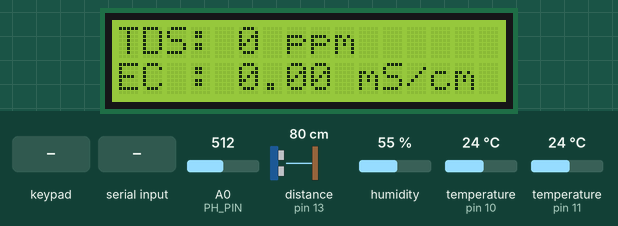
The sketch below on a simulated Arduino Uno, built with avr-gcc and run on an emulated ATmega328P. On the bench: 16×2 character LCD. Wiring (inferred from the names in the program): ultrasonic range finder: trigger pin 12; echo pin 13. The test bench sets the inputs (shaded band); at power-on: distance to the obstacle (sensor on pin 13) 80 cm, humidity 55 %, temperature (sensors on pin 10, pin 11) 24 °C, A0 (PH_PIN) = 512. The echo pulse lasts 58.3 µs per cm; what the sketch prints to the serial monitor is not drawn.

Above: at 2.8 s.
2.9 s: key 'D' pressed
At 3.5 s:
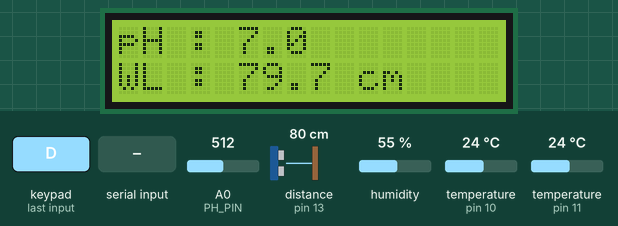
11.8 s: distance to the obstacle (sensor on pin 13) set to 12 cm
At 13.7 s:
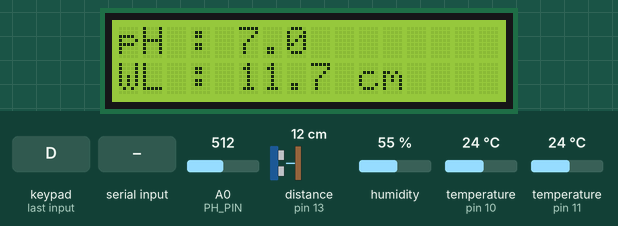
15.3 s: distance to the obstacle (sensor on pin 13) set to 9 cm
At 19.7 s:
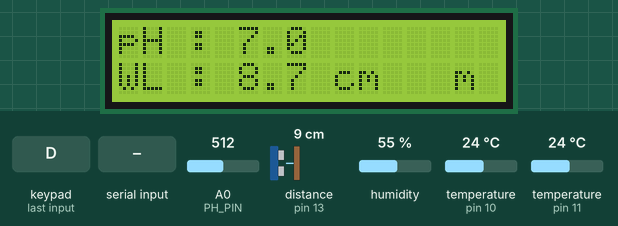
23.7 s: humidity set to 22 %
At 24.6 s:
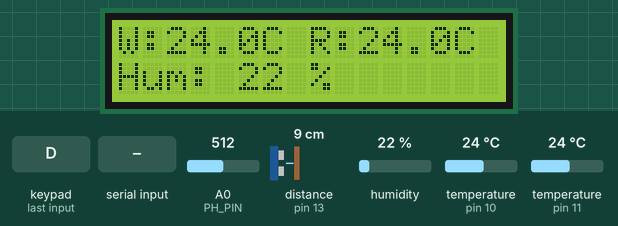
26.3 s: "TDS:90\n" received over the second serial link
At 26.9 s:
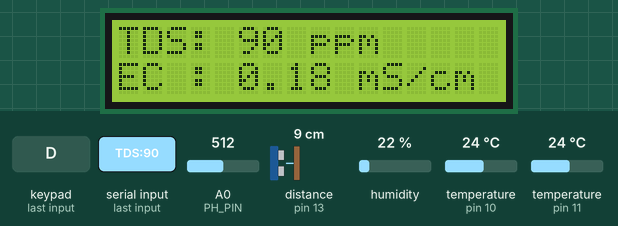
29.2 s: temperature (sensor on pin 10) set to 12 °C
At 31.0 s:
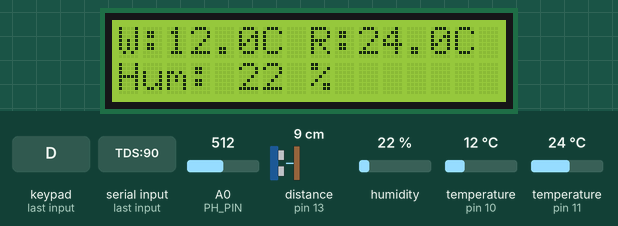
Timing chart, 0 to 32.5 s (numbered marks = the images above; inputs shaded):
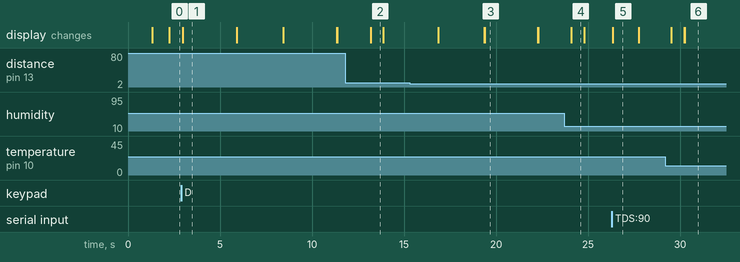

The sketch:

arduino_uno_master.ino
```cpp
// ============================================================================
// NutriFlow Arduino Uno Master Sensor Hub & Keypad LCD UI Firmware
// ============================================================================
// Pins Used:
//   - pH Sensor Probe    : A0 (Analog 5V)
//   - Ultrasonic Trigger : D12
//   - Ultrasonic Echo    : D13
//   - DS18B20 Water Temp : D10 (4.7k resistor to 5V)
//   - DHT11 Room Climate : D11
//   - 16x2 LCD (I2C)     : A4 (SDA), A5 (SCL)
//   - 4x4 Matrix Keypad  : D2-D9
//   - UART to ESP32-S3   : A1 (RX from ESP32 TX0), A2 (TX to ESP32 RX0)
// ============================================================================

#include <Wire.h>
#include <LiquidCrystal_I2C.h>
#include <Keypad.h>
#include <SoftwareSerial.h>
#include <OneWire.h>
#include <DallasTemperature.h>
#include <DHT.h>

// --- UART Setup to ESP32-S3 ---
// Connect Arduino A1 (RX) ---> ESP32 TX0 (GPIO 43)
// Connect Arduino A2 (TX) ---> ESP32 RX0 (GPIO 44)
// Connect Arduino GND     ---> ESP32 GND
SoftwareSerial ESPSerial(A1, A2); // RX = A1, TX = A2

// --- Hardware Sensor Pins ---
#define PH_PIN A0
#define TRIG_PIN 12
#define ECHO_PIN 13
#define WATER_TEMP_PIN 10
#define DHT_PIN 11
#define DHTTYPE DHT11 // Set to DHT22 if white sensor used

OneWire oneWire(WATER_TEMP_PIN);
DallasTemperature waterTempSensor(&oneWire);
DHT dht(DHT_PIN, DHTTYPE);

// --- LCD & Keypad Setup ---
LiquidCrystal_I2C lcd(0x27, 16, 2);
const byte ROWS = 4;
const byte COLS = 4;
char keys[ROWS][COLS] = {
  {'1','2','3','A'},
  {'4','5','6','B'},
  {'7','8','9','C'},
  {'*','0','#','D'}
};
byte rowPins[ROWS] = {9, 8, 7, 6};
byte colPins[COLS] = {5, 4, 3, 2};
Keypad keypad = Keypad(makeKeymap(keys), rowPins, colPins, ROWS, COLS);

// --- Data Variables ---
float v_ph = 7.0;
float v_wl = 15.0;
float v_wt = 25.0;
float v_rt = 28.0;
float v_hum = 60.0;
float v_tds = 0.0;
float v_ec  = 0.0;
float live_tds = 0.0; // Live TDS received from ESP32

// Manual override flags (set via Keypad # key)
bool m_ph = false, m_wl = false, m_wt = false, m_rt = false, m_hum = false, m_tds = false, m_ec = false;

// UI State Variables
int displayMode = 0; // 0=A, 1=B, 2=C, 3=D (Slideshow)
int slideIndex = 0;
int editState = 0;   // 0=Viewing, >0 = Editing specific variable
String inputBuffer = "";
String espRxBuffer = "";

unsigned long lastSendTime = 0;
unsigned long lastSensorRead = 0;
unsigned long lastSlideTime = 0;

void setup() {
  Serial.begin(9600);
  ESPSerial.begin(9600);

  pinMode(TRIG_PIN, OUTPUT);
  pinMode(ECHO_PIN, INPUT);

  waterTempSensor.begin();
  dht.begin();

  lcd.init();
  lcd.backlight();
  lcd.setCursor(0, 0);
  lcd.print("NutriFlow Active");
  lcd.setCursor(0, 1);
  lcd.print("Syncing ESP32...");
  delay(1200);
  lcd.clear();

  Serial.println(F("[ARDUINO] NutriFlow Master Node Online"));
  Serial.println(F("[ARDUINO] Listening for live TDS on SoftwareSerial (A1/A2)..."));
}

float readHardwarePh() {
  long totalValue = 0;
  for (int i = 0; i < 10; i++) {
    totalValue += analogRead(PH_PIN);
    delay(2);
  }
  float voltage = (totalValue / 10.0f) * (5.0f / 1023.0f);
  return constrain(7.00f - 5.70f * (voltage - 2.50f), 0.0f, 14.0f);
}

float readUltrasonic() {
  digitalWrite(TRIG_PIN, LOW);
  delayMicroseconds(2);
  digitalWrite(TRIG_PIN, HIGH);
  delayMicroseconds(10);
  digitalWrite(TRIG_PIN, LOW);
  long duration = pulseIn(ECHO_PIN, HIGH, 30000);
  return (duration == 0) ? v_wl : (duration * 0.0343f) / 2.0f;
}

void processKeypad() {
  char key = keypad.getKey();
  if (!key) return;

  // Mode Selection (A, B, C, D)
  if (key == 'A' || key == 'B' || key == 'C' || key == 'D') {
    if (key == 'A') displayMode = 0; // TDS & EC
    if (key == 'B') displayMode = 1; // pH & Water Level
    if (key == 'C') displayMode = 2; // Temperatures & Humidity
    if (key == 'D') displayMode = 3; // Automated Slideshow
    editState = 0;
    inputBuffer = "";
    lcd.clear();
    return;
  }

  // Edit Mode Logic (# cycles through editable fields)
  if (key == '#') {
    if (displayMode == 0) { // Screen A: TDS -> EC -> Exit
      editState++;
      if (editState > 2) editState = 0;
    } else if (displayMode == 1) { // Screen B: pH -> WL -> Exit
      editState++;
      if (editState > 2) editState = 0;
    } else if (displayMode == 2) { // Screen C: WT -> RT -> Hum -> Exit
      editState++;
      if (editState > 3) editState = 0;
    }

    // Save entered value when exiting an input state
    if (inputBuffer.length() > 0) {
      float val = inputBuffer.toFloat();
      if (displayMode == 0 && editState == 2) { v_tds = val; m_tds = true; }
      else if (displayMode == 0 && editState == 0) { v_ec = val; m_ec = true; }
      else if (displayMode == 1 && editState == 2) { v_ph = val; m_ph = true; }
      else if (displayMode == 1 && editState == 0) { v_wl = val; m_wl = true; }
      else if (displayMode == 2 && editState == 2) { v_wt = val; m_wt = true; }
      else if (displayMode == 2 && editState == 3) { v_rt = val; m_rt = true; }
      else if (displayMode == 2 && editState == 0) { v_hum = val; m_hum = true; }
    }
    inputBuffer = "";
    lcd.clear();
  }

  // Numeric digit input
  if (editState > 0) {
    if (key >= '0' && key <= '9') {
      inputBuffer += key;
    } else if (key == '*') {
      inputBuffer += "."; // Decimal point
    }
  }
}

void loop() {
  // ── 1. Local Hardware Sensors Polling (Every 1000ms) ────────────────────────
  if (millis() - lastSensorRead > 1000) {
    waterTempSensor.requestTemperatures();
    float tC = waterTempSensor.getTempCByIndex(0);
    if (!m_wt && tC > -100) v_wt = tC;

    if (!m_ph) v_ph = readHardwarePh();
    if (!m_wl) v_wl = readUltrasonic();

    float h = dht.readHumidity();
    float t = dht.readTemperature();
    if (!m_hum && !isnan(h)) v_hum = h;
    if (!m_rt  && !isnan(t)) v_rt = t;

    lastSensorRead = millis();
  }

  // ── 2. Read Live TDS Stream from ESP32 (Non-blocking UART) ─────────────────
  while (ESPSerial.available() > 0) {
    char c = (char)ESPSerial.read();
    if (c == '\n') {
      espRxBuffer.trim();
      if (espRxBuffer.startsWith("TDS:")) {
        live_tds = espRxBuffer.substring(4).toFloat();
        if (!m_tds) {
          v_tds = live_tds;
          v_ec  = live_tds / 500.0f;
        }
        Serial.print(F("[RX ESP32] Live TDS: "));
        Serial.print(v_tds, 0);
        Serial.print(F(" ppm | EC: "));
        Serial.println(v_ec, 2);
      }
      espRxBuffer = "";
    } else {
      if (espRxBuffer.length() < 32) {
        espRxBuffer += c;
      }
    }
  }

  // ── 3. Dispatch Consolidated Telemetry to ESP32 (Every 1500ms) ─────────────
  if (millis() - lastSendTime > 1500) {
    ESPSerial.print("D:");
    ESPSerial.print(v_ph, 1);
    ESPSerial.print(",");
    ESPSerial.print(v_wl, 1);
    ESPSerial.print(",");
    ESPSerial.print(v_wt, 1);
    ESPSerial.print(",");
    ESPSerial.print(v_rt, 1);
    ESPSerial.print(",");
    ESPSerial.print(v_hum, 0);
    ESPSerial.print(",");
    ESPSerial.print(v_tds, 0);
    ESPSerial.print(",");
    ESPSerial.println(v_ec, 2);
    lastSendTime = millis();
  }

  // ── 4. Keypad Input Handling ───────────────────────────────────────────────
  processKeypad();

  // ── 5. Slideshow Index Logic (Mode D) ──────────────────────────────────────
  int activeScreen = displayMode;
  if (displayMode == 3) {
    activeScreen = slideIndex;
    if (millis() - lastSlideTime > 2500) {
      slideIndex = (slideIndex + 1) % 3;
      lastSlideTime = millis();
      lcd.clear();
    }
  }

  // ── 6. LCD Display Rendering ───────────────────────────────────────────────
  if (editState == 0) {
    // Normal Viewing Mode
    if (activeScreen == 0) {
      // Screen A: TDS & EC
      lcd.setCursor(0, 0);
      if (m_tds) lcd.print("M");
      lcd.print("TDS: ");
      lcd.print(v_tds, 0);
      lcd.print(" ppm    ");

      lcd.setCursor(0, 1);
      if (m_ec) lcd.print("M");
      lcd.print("EC : ");
      lcd.print(v_ec, 2);
      lcd.print(" mS/cm  ");
    } else if (activeScreen == 1) {
      // Screen B: pH & Water Level
      lcd.setCursor(0, 0);
      if (m_ph) lcd.print("M");
      lcd.print("pH : ");
      lcd.print(v_ph, 1);
      lcd.print("      ");

      lcd.setCursor(0, 1);
      if (m_wl) lcd.print("M");
      lcd.print("WL : ");
      lcd.print(v_wl, 1);
      lcd.print(" cm   ");
    } else if (activeScreen == 2) {
      // Screen C: Temperatures & Humidity
      lcd.setCursor(0, 0);
      lcd.print("W:");
      lcd.print(v_wt, 1);
      lcd.print("C R:");
      lcd.print(v_rt, 1);
      lcd.print("C  ");

      lcd.setCursor(0, 1);
      if (m_hum) lcd.print("M");
      lcd.print("Hum: ");
      lcd.print(v_hum, 0);
      lcd.print(" %      ");
    }
  } else {
    // Interactive Edit Mode
    lcd.setCursor(0, 0);
    if      (displayMode == 0 && editState == 1) lcd.print("Set TDS (ppm):  ");
    else if (displayMode == 0 && editState == 2) lcd.print("Set EC (mS/cm): ");
    else if (displayMode == 1 && editState == 1) lcd.print("Set pH:         ");
    else if (displayMode == 1 && editState == 2) lcd.print("Set Water Level:");
    else if (displayMode == 2 && editState == 1) lcd.print("Set Water Temp: ");
    else if (displayMode == 2 && editState == 2) lcd.print("Set Room Temp:  ");
    else if (displayMode == 2 && editState == 3) lcd.print("Set Humidity:   ");

    lcd.setCursor(0, 1);
    lcd.print(inputBuffer);
    lcd.print("_             ");
  }
}
```

Measured:
- the behaviour switches between 11 and 10 cm on distance to the obstacle (sensor on pin 13) (found by bisection; images 2 and 3)
- after the input at 2.9 s, the display: changes after 0.08 s (image 1)
- after the input at 15.3 s, the display: first differs from a run without the input after 4.1 s (image 3)
- after the input at 23.7 s, the display: changes after 0.40 s (image 4)
- what the display in image 1 shows lasts 2.9 s, from 3.0 s to 5.9 s
- what the display in image 2 shows lasts 0.7 s, from 13.2 s to 13.9 s
- what the display in image 5 shows lasts 1.5 s, from 26.3 s to 27.8 s
